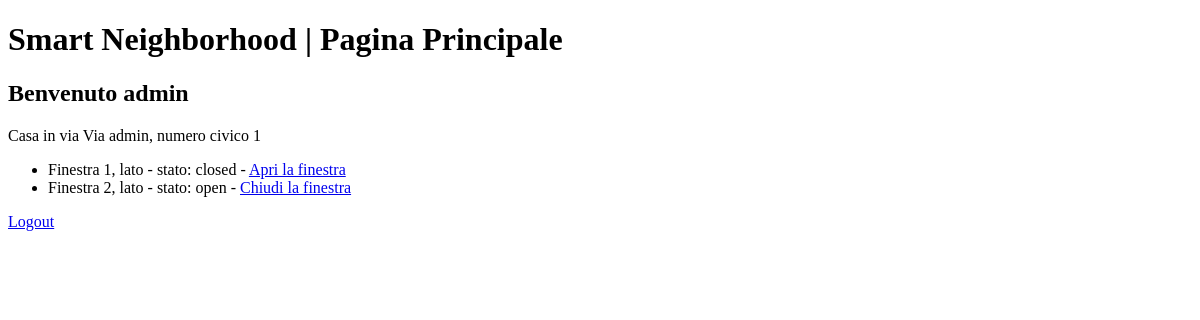
/houses/ (signed in), run on an earlier commit of the app's database.
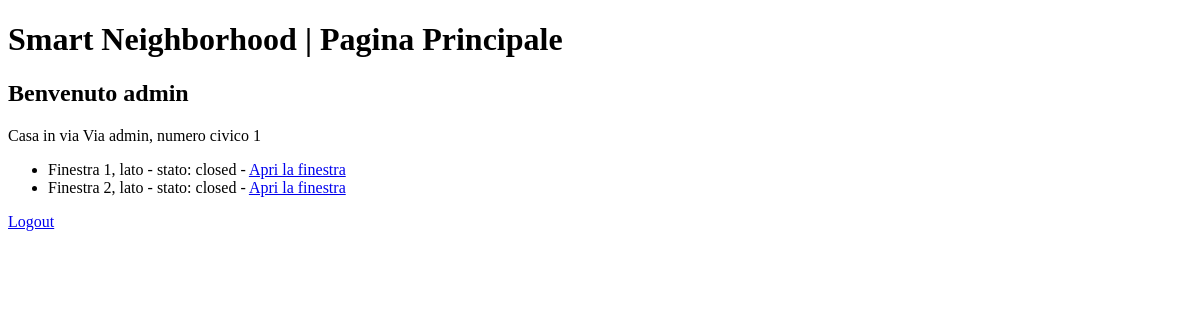
And on a later commit of the database.
### houses/models.py (models this page shows, shortened)
class Casa(models.Model):
    proprietario = models.ForeignKey(User, on_delete=models.CASCADE)
    via = models.CharField(max_length=50)
    numero_civico = models.IntegerField()

class Finestra(models.Model):
    casa = models.ForeignKey(Casa, on_delete=models.CASCADE)
    stato = models.CharField(max_length=10, choices=STATI_FINESTRE)
    descrizione = models.CharField(max_length=50)
    device_name = models.CharField(max_length=100, default="000")
    pin = models.CharField(max_length=10, default="A0")

### houses/views.py (the view)
# urls.py: path('', views.main_page, name="main_page"),
@login_required
def main_page(request):
    case = Casa.objects.filter(proprietario=request.user)
    return render(request, "houses/main_page.html", {'request': request, 'case': case})

### houses/templates/houses/main_page.html (shortened to what this page needs)
{% extends "base.html" %}
{% block body %}
    <header>
        <h1>Smart Neighborhood | Pagina Principale</h1>
        <h2>Benvenuto {{request.user.username}}</h2>
    </header>
    <section>
        {% if case %}
            {% for casa in case %}
                <p>Casa in via {{casa.via}}, numero civico {{casa.numero_civico}}</p>
                <ul>
                    {% for finestra in casa.finestra_set.all %}
                    <li>
                        {{finestra.descrizione}}, lato {{finestra.posizione}} - stato: {{finestra.stato}} - <a href="{% url 'houses:aggiorna_finestra' finestra.id %}" >{% if finestra.stato == "open" %}Chiudi la finestra{% else %}Apri la finestra{% endif %}</a>
                    </li>
                    {% endfor %}
                </ul>
            {% endfor %}
        {% else %}
            <p>Non hai case. Contatta l'amministratore per aggiungerne.</p>
        {% endif %}
        <a href="{% url 'logout_page' %}" >Logout</a>
    </section>
{% endblock %}

### templates/base.html (shortened to what this page needs)
<!DOCTYPE html>
<html>
    <head>
    </head>
    <body>
        {% block body %}{% endblock %}
    </body>
</html>

What changed in the data, as far as the page shows it:
changed Finestra "Finestra 2": stato "open" → "closed"; stato "Chiudi la finestra" → "Apri la finestra"
